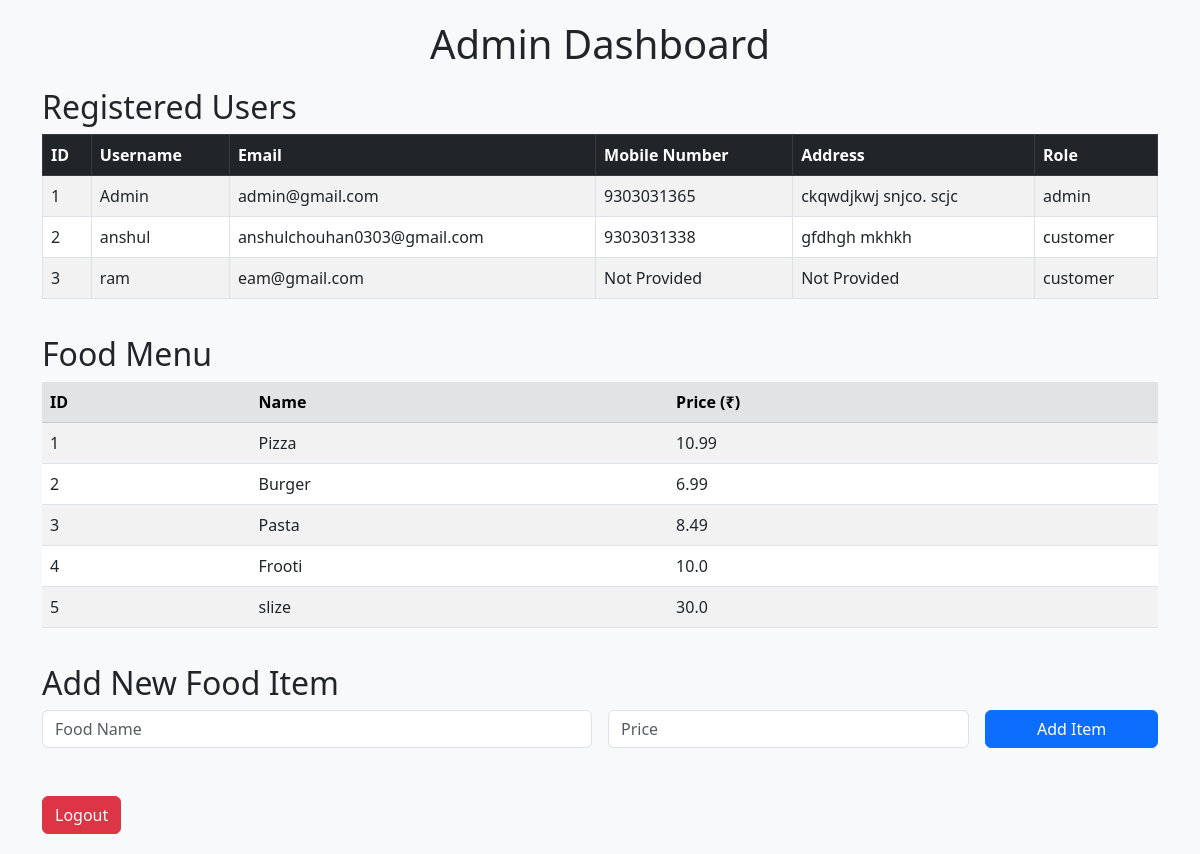
The page /admin (signed in) on the database its author committed.
### models.py (models this page shows, shortened)
class User(db.Model):
    id = db.Column(db.Integer, primary_key=True)
    username = db.Column(db.String(100), unique=True, nullable=False)
    email = db.Column(db.String(120), unique=True, nullable=False)
    password = db.Column(db.String(100), nullable=False)
    role = db.Column(db.String(10), nullable=False)  # 'admin' or 'customer'
    mobile_number = db.Column(db.String(15))
    address = db.Column(db.String(255))

class FoodItem(db.Model):
    id = db.Column(db.Integer, primary_key=True)
    name = db.Column(db.String(100))
    price = db.Column(db.Float)

### app.py (the view)
@app.route('/admin')
def admin():
    if session.get('role') != 'admin':
        flash('You do not have permission to access this page', 'danger')
        return redirect(url_for('home'))
    users = User.query.all()
    menu = FoodItem.query.all()
    return render_template('admin_dashboard.html', users=users, menu=menu)

### app.py (called while the page is built)
@app.before_request
def create_tables():
    if not hasattr(app, 'db_initialized'):
        db.create_all()
        if not FoodItem.query.first():
            items = [
                FoodItem(name='Pizza', price=10.99),
                FoodItem(name='Burger', price=6.99),
                FoodItem(name='Pasta', price=8.49)
            ]
            db.session.add_all(items)
            db.session.commit()
        app.db_initialized = True

### templates/admin_dashboard.html (shortened to what this page needs)
<!DOCTYPE html>
<html>
<head>
    <link href="https://cdn.jsdelivr.net/npm/bootstrap@5.3.0/dist/css/bootstrap.min.css" rel="stylesheet">
</head>
<body>
    <div class="container">
        <h1 class="text-center">Admin Dashboard</h1>
        <h2>Registered Users</h2>
        <div class="table-responsive">
            <table class="table table-striped table-bordered">
                <thead class="table-dark">
                    <tr>
                        <th>ID</th>
                        <th>Username</th>
                        <th>Email</th>
                        <th>Mobile Number</th>
                        <th>Address</th>
                        <th>Role</th>
                    </tr>
                </thead>
                <tbody>
                    {% for user in users %}
                    <tr>
                        <td>{{ user.id }}</td>
                        <td>{{ user.username }}</td>
                        <td>{{ user.email }}</td>
                        <td>{{ user.mobile_number if user.mobile_number else 'Not Provided' }}</td>
                        <td>{{ user.address if user.address else 'Not Provided' }}</td>
                        <td>{{ user.role }}</td>
                    </tr>
                    {% endfor %}
                </tbody>
            </table>
        </div>
        <h2>Food Menu</h2>
        <div class="table-responsive">
            <table class="table table-striped table-hover">
                <thead class="table-secondary">
                    <tr>
                        <th>ID</th>
                        <th>Name</th>
                        <th>Price (₹)</th>
                    </tr>
                </thead>
                <tbody>
                    {% for item in menu %}
                    <tr>
                        <td>{{ item.id }}</td>
                        <td>{{ item.name }}</td>
                        <td>{{ item.price }}</td>
                    </tr>
                    {% endfor %}
                </tbody>
            </table>
        </div>
        <h2>Add New Food Item</h2>
        <form method="POST" action="{{ url_for('add_menu_item') }}" class="row g-3 mb-4">
            <div class="col-md-6">
                <input type="text" name="name" class="form-control" placeholder="Food Name" required>
            </div>
            <div class="col-md-4">
                <input type="number" step="0.01" name="price" class="form-control" placeholder="Price" required>
            </div>
            <div class="col-md-2">
                <button type="submit" class="btn btn-primary w-100">Add Item</button>
            </div>
        </form>
        <a href="{{ url_for('logout') }}" class="btn btn-danger mt-4">Logout</a>
    </div>
</body>
</html>

### templates/admin_dashboard.html (style rules this page uses)
body { background: #f8f9fa; padding: 20px; }
h2 { margin-top: 20px; }

### rows shown on the page
User: id "1", username "Admin", email "admin@gmail.com", mobile_number "9303031365", address "ckqwdjkwj snjco. scjc", role "admin"
User: id "2", username "anshul", email "anshulchouhan0303@gmail.com", mobile_number "9303031338", address "gfdhgh mkhkh", role "customer"
User: id "3", username "ram", email "eam@gmail.com", mobile_number "Not Provided", address "Not Provided", role "customer"
FoodItem: id "1", name "Pizza", price "10.99"
FoodItem: id "2", name "Burger", price "6.99"
FoodItem: id "3", name "Pasta", price "8.49"
FoodItem: id "4", name "Frooti", price "10.0"
FoodItem: id "5", name "slize", price "30.0"
